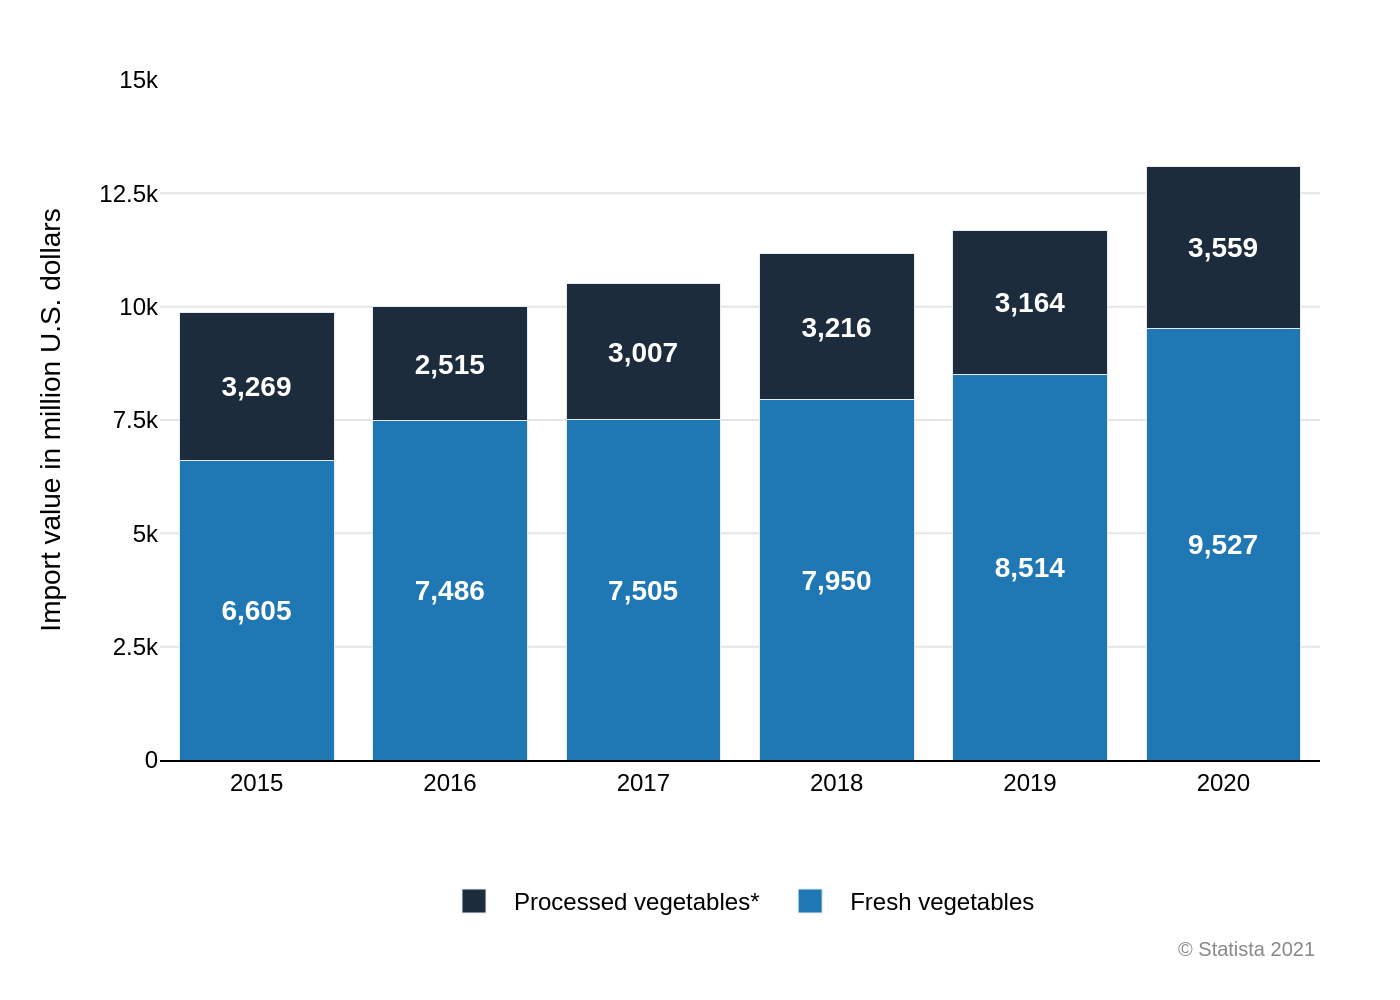

Source code (Python):
import sys
import json
import os
import plotly.graph_objects as go

# Check if a file path is provided
if len(sys.argv) < 2:
    print(f"Usage: python {sys.argv[0]} <path_to_json_file>")
    sys.exit(1)

json_path = sys.argv[1]

# Check if the file exists
if not os.path.exists(json_path):
    print(f"Error: File not found at {json_path}")
    sys.exit(1)

# Load data from the specified JSON file
with open(json_path, 'r', encoding='utf-8') as f:
    chart_info = json.load(f)

# Extract data for plotting
chart_data = chart_info['chart_data']
texts = chart_info['texts']
colors = chart_info['colors']

# Create the figure object
fig = go.Figure()

# Add traces for each data series
for i, series in enumerate(chart_data):
    fig.add_trace(go.Bar(
        x=series['x'],
        y=series['y'],
        name=series['name'],
        marker_color=colors[i],
        text=series['y'],
        textposition='inside',
        texttemplate='<b>%{text:,}</b>',
        insidetextanchor='middle',
        textfont=dict(
            color='white',
            family='Arial',
            size=14
        )
    ))

# Update the layout of the chart
fig.update_layout(
    barmode='stack',
    plot_bgcolor='white',
    paper_bgcolor='white',
    font=dict(family="Arial", size=12, color='black'),
    yaxis_title=texts['y_axis_title'],
    xaxis_title=texts['x_axis_title'],
    legend=dict(
        orientation="h",
        yanchor="bottom",
        y=-0.25,
        xanchor="center",
        x=0.5
    ),
    yaxis=dict(
        range=[0, 15000],
        dtick=2500,
        gridcolor='#e5e5e5',
        showline=False,
        zeroline=False
    ),
    xaxis=dict(
        tickmode='array',
        tickvals=chart_data[0]['x'],
        showgrid=False,
        showline=True,
        linecolor='black',
        linewidth=1
    ),
    margin=dict(l=80, r=40, t=40, b=120)
)

# Add source annotation
if texts.get('source'):
    fig.add_annotation(
        text=texts['source'],
        align='right',
        showarrow=False,
        xref='paper',
        yref='paper',
        x=1,
        y=-0.3,
        xanchor='right',
        yanchor='bottom',
        font=dict(family="Arial", size=10, color="#888888")
    )

# Generate the output filename from the input JSON path
base_name = os.path.splitext(os.path.basename(json_path))[0]
output_filename = f"{base_name}.png"

# Save the chart as a PNG image
fig.write_image(output_filename, scale=2)

print(f"Chart saved to {output_filename}")
